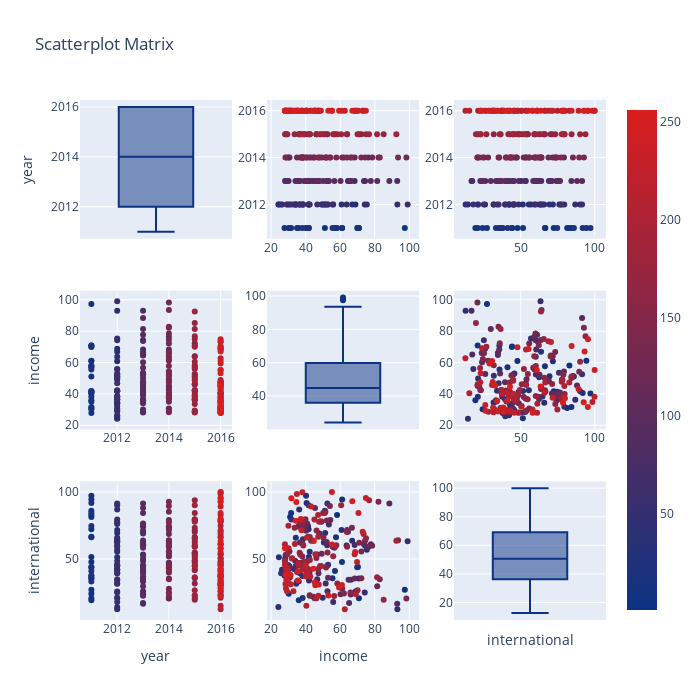

This figure's notebook cell:
### Code cell
"""
Existe-t-il une corrélation entre le score universitaire pour le transfert technologique (revenu de l'industrie) 
et le score universitaire des perspectives internationales ?
Utiliser un ou plusieurs graphique pour justifier votre réponse.
"""
df = timesData[["year","country", "income", "international"]]

df.income = [float(each.replace('-', 'NaN')) for each in df.income]
df.international = [float(each.replace('-', 'NaN')) for each in df.international]
df = df.dropna()

df2011 = df[df.year==2011]
df2011=df2011.groupby('country').mean()

df2012 = df[df.year==2012]
df2012=df2012.groupby('country').mean()

df2013 = df[df.year==2013]
df2013=df2013.groupby('country').mean()

df2014 = df[df.year==2014]
df2014=df2014.groupby('country').mean()

df2015 = df[df.year==2015]
df2015=df2015.groupby('country').mean()

df2016 = df[df.year==2016]
df2016=df2016.groupby('country').mean()

df1=pd.concat([df2011,df2012,df2013,df2014,df2015,df2016])


# import figure factory
import plotly.figure_factory as ff
# prepare data

df1['index']= np.arange(1, len(df1)+1) # ajout d'une colonne index pour avoir la nuance des couleurs à droite du graphe 
# scatter matrix
fig = ff.create_scatterplotmatrix(df1, diag='box',index = 'index',colormap='Portland',colormap_type='cat',height=700, width=700)
iplot(fig)

### Figure 1 — Plotly figure (JSON) as saved in the notebook; plotly's stock layout.template omitted (floating-point values rounded to 4 significant figures; data arrays with more than 128 entries replaced by an {"elided": "..."} marker saying what was removed)
{"data": [{"marker": {"color": "rgb(12, 51, 131)"}, "showlegend": false, "type": "box", "xaxis": "x", "y": {"elided": "256 int values"}, "yaxis": "y"}, {"marker": {"color": {"elided": "256 int values"}, "colorscale": [[0, "rgb(12, 51, 131)"], [1, "rgb(217, 30, 30)"]], "showscale": true, "size": 6}, "mode": "markers", "showlegend": false, "type": "scatter", "x": {"elided": "256 float values"}, "xaxis": "x2", "y": {"elided": "256 int values"}, "yaxis": "y2"}, {"marker": {"color": {"elided": "256 int values"}, "colorscale": [[0, "rgb(12, 51, 131)"], [1, "rgb(217, 30, 30)"]], "showscale": false, "size": 6}, "mode": "markers", "showlegend": false, "type": "scatter", "x": {"elided": "256 float values"}, "xaxis": "x3", "y": {"elided": "256 int values"}, "yaxis": "y3"}, {"marker": {"color": {"elided": "256 int values"}, "colorscale": [[0, "rgb(12, 51, 131)"], [1, "rgb(217, 30, 30)"]], "showscale": false, "size": 6}, "mode": "markers", "showlegend": false, "type": "scatter", "x": {"elided": "256 int values"}, "xaxis": "x4", "y": {"elided": "256 float values"}, "yaxis": "y4"}, {"marker": {"color": "rgb(12, 51, 131)"}, "showlegend": false, "type": "box", "xaxis": "x5", "y": {"elided": "256 float values"}, "yaxis": "y5"}, {"marker": {"color": {"elided": "256 int values"}, "colorscale": [[0, "rgb(12, 51, 131)"], [1, "rgb(217, 30, 30)"]], "showscale": false, "size": 6}, "mode": "markers", "showlegend": false, "type": "scatter", "x": {"elided": "256 float values"}, "xaxis": "x6", "y": {"elided": "256 float values"}, "yaxis": "y6"}, {"marker": {"color": {"elided": "256 int values"}, "colorscale": [[0, "rgb(12, 51, 131)"], [1, "rgb(217, 30, 30)"]], "showscale": false, "size": 6}, "mode": "markers", "showlegend": false, "type": "scatter", "x": {"elided": "256 int values"}, "xaxis": "x7", "y": {"elided": "256 float values"}, "yaxis": "y7"}, {"marker": {"color": {"elided": "256 int values"}, "colorscale": [[0, "rgb(12, 51, 131)"], [1, "rgb(217, 30, 30)"]], "showscale": false, "size": 6}, "mode": "markers", "showlegend": false, "type": "scatter", "x": {"elided": "256 float values"}, "xaxis": "x8", "y": {"elided": "256 float values"}, "yaxis": "y8"}, {"marker": {"color": "rgb(12, 51, 131)"}, "showlegend": false, "type": "box", "xaxis": "x9", "y": {"elided": "256 float values"}, "yaxis": "y9"}], "layout": {"height": 700, "showlegend": true, "title": {"text": "Scatterplot Matrix"}, "width": 700, "xaxis": {"anchor": "y", "domain": [0, 0.2889], "showticklabels": false}, "xaxis2": {"anchor": "y2", "domain": [0.3556, 0.6444]}, "xaxis3": {"anchor": "y3", "domain": [0.7111, 1]}, "xaxis4": {"anchor": "y4", "domain": [0, 0.2889]}, "xaxis5": {"anchor": "y5", "domain": [0.3556, 0.6444], "showticklabels": false}, "xaxis6": {"anchor": "y6", "domain": [0.7111, 1]}, "xaxis7": {"anchor": "y7", "domain": [0, 0.2889], "title": {"text": "year"}}, "xaxis8": {"anchor": "y8", "domain": [0.3556, 0.6444], "title": {"text": "income"}}, "xaxis9": {"anchor": "y9", "domain": [0.7111, 1], "showticklabels": false, "title": {"text": "international"}}, "yaxis": {"anchor": "x", "domain": [0.7333, 1], "title": {"text": "year"}}, "yaxis2": {"anchor": "x2", "domain": [0.7333, 1]}, "yaxis3": {"anchor": "x3", "domain": [0.7333, 1]}, "yaxis4": {"anchor": "x4", "domain": [0.3667, 0.6333], "title": {"text": "income"}}, "yaxis5": {"anchor": "x5", "domain": [0.3667, 0.6333]}, "yaxis6": {"anchor": "x6", "domain": [0.3667, 0.6333]}, "yaxis7": {"anchor": "x7", "domain": [0, 0.2667], "title": {"text": "international"}}, "yaxis8": {"anchor": "x8", "domain": [0, 0.2667]}, "yaxis9": {"anchor": "x9", "domain": [0, 0.2667]}}}
